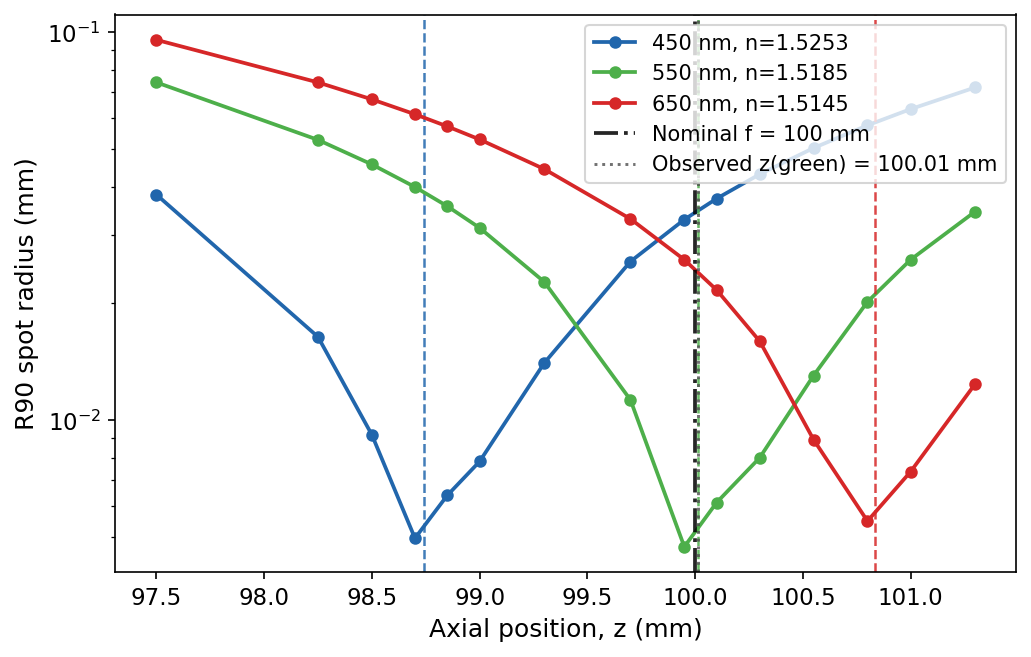

This figure's Python source:
"""
Figure 2d (v2) -- Axial chromatic aberration via wavelength-dependent refractive index.

Same simulation and verification as fig2d_chromatic_aberration.py; this version only
restyles the plot to match fig_paper_caustic: no gridlines, a thicker contrasting
nominal-f reference line, capitalized axis labels, and enlarged legend/tick/label text.

PyTissueOptics does not natively track wavelength on photons. For a steady-state
non-scattering experiment, a single wavelength is represented by running the
simulation with a fixed glass refractive index n(lambda). Re-running at three
Sellmeier-evaluated indices for Schott N-BK7 at 450, 550, 650 nm reveals axial
colour: the blue beam focuses at a shorter distance than the red beam.

Run:
    MPLBACKEND=Agg python fig2d_chromatic_aberration_v2.py
    FIG2D_N=200000 python fig2d_chromatic_aberration_v2.py    # quick check
"""
import os
import sys
from typing import List, Tuple

import numpy as np
import matplotlib.pyplot as plt

from pytissueoptics import (
    Cuboid,
    DirectionalSource,
    EnergyLogger,
    PointCloudStyle,
    ScatteringMaterial,
    ScatteringScene,
    SymmetricLens,
    Vector,
    Viewer,
    hardwareAccelerationIsAvailable,
)
from pytissueoptics.scene.solids import ThickLens
from pytissueoptics.rayscattering.energyLogging import PointCloudFactory

N_PHOTONS_DEFAULT = 1_000_000 if hardwareAccelerationIsAvailable() else 5_000
N_PHOTONS = int(os.environ.get("FIG2D_N", N_PHOTONS_DEFAULT))
SEED = int(os.environ.get("FIG2D_SEED", "42"))

LENS_F = 100.0
LENS_D = 25.4
LENS_T = 3.6
BEAM_D = 6.0
SCREEN_Z = np.array([97.5, 98.25, 98.5, 98.7, 98.85, 99.0, 99.3, 99.7,
                     99.95, 100.1, 100.3, 100.55, 100.8, 101.0, 101.3])
SCREEN_SIDE = 30.0
SCREEN_THICK = 0.05

# Enlarged text sizes (matched to fig_paper_caustic when both are placed at the same
# column width; this figure is physically wider, so the points are bumped accordingly).
LABEL_SIZE = 12
TICK_SIZE = 11
LEGEND_SIZE = 10


def bk7_sellmeier(lambda_um: float) -> float:
    """Schott N-BK7 Sellmeier coefficients (Schott datasheet), lambda in micrometres."""
    l2 = lambda_um ** 2
    n2 = (1.0
          + 1.03961212 * l2 / (l2 - 0.00600069867)
          + 0.231792344 * l2 / (l2 - 0.0200179144)
          + 1.01046945 * l2 / (l2 - 103.560653))
    return float(np.sqrt(n2))


WAVELENGTHS_NM = [450.0, 550.0, 650.0]
COLOURS = {450.0: "#2166ac", 550.0: "#4daf4a", 650.0: "#d62728"}
N_VALUES = {lam: bk7_sellmeier(lam / 1000.0) for lam in WAVELENGTHS_NM}

_REF_N = N_VALUES[550.0]
_p = np.sqrt(LENS_F * _REF_N * (LENS_F * _REF_N - LENS_T)) * (_REF_N - 1) / _REF_N
LENS_R = LENS_F * (_REF_N - 1) + _p


def run_for_index(n_value: float) -> Tuple[np.ndarray, List[str]]:
    glass = ScatteringMaterial(n=n_value)
    vacuum = ScatteringMaterial()

    lens = ThickLens(frontRadius=LENS_R, backRadius=-LENS_R, diameter=LENS_D,
                     thickness=LENS_T, material=glass, position=Vector(0, 0, 0))

    solids = [lens]
    screen_labels: List[str] = []
    for z in SCREEN_Z:
        label = f"Screen_z{z:.2f}"
        screen_labels.append(label)
        solids.append(Cuboid(a=SCREEN_SIDE, b=SCREEN_SIDE, c=SCREEN_THICK,
                             position=Vector(0, 0, z + SCREEN_THICK / 2),
                             material=vacuum, label=label))

    scene = ScatteringScene(solids)
    source = DirectionalSource(position=Vector(0, 0, -20), direction=Vector(0, 0, 1),
                                diameter=BEAM_D, N=N_PHOTONS, displaySize=5, seed=SEED)
    logger = EnergyLogger(scene)
    source.propagate(scene, logger, showProgress=False)

    r90 = np.full(len(SCREEN_Z), np.nan)
    factory = PointCloudFactory(logger)
    for iz, label in enumerate(screen_labels):
        pc = factory.getPointCloud(label, f"{label}_front")
        pts = pc.enteringSurfacePoints
        if pts is None or len(pts) == 0:
            continue
        weights = np.abs(pts[:, 0])
        radii = np.sqrt(pts[:, 1] ** 2 + pts[:, 2] ** 2)
        total = weights.sum()
        if total <= 0:
            continue
        order = np.argsort(radii)
        cum = np.cumsum(weights[order]) / total
        idx90 = int(np.searchsorted(cum, 0.90))
        idx90 = min(idx90, len(radii) - 1)
        r90[iz] = float(radii[order][idx90])
    return r90, screen_labels


def refine_best_focus(z_grid: np.ndarray, r90: np.ndarray) -> float:
    """Parabolic refinement around the argmin of R90(z) for sub-screen accuracy."""
    imin = int(np.nanargmin(r90))
    if imin == 0 or imin == len(z_grid) - 1:
        return float(z_grid[imin])
    z_lo, z_mid, z_hi = z_grid[imin - 1], z_grid[imin], z_grid[imin + 1]
    y_lo, y_mid, y_hi = r90[imin - 1], r90[imin], r90[imin + 1]
    denom = (y_lo - 2 * y_mid + y_hi)
    if denom == 0 or np.isnan(denom):
        return float(z_mid)
    shift = 0.5 * (y_lo - y_hi) / denom
    shift = max(min(shift, 1.0), -1.0)
    step = 0.5 * ((z_hi - z_lo))
    return float(z_mid + shift * step)


def main() -> int:
    print(f"[fig2d] N = {N_PHOTONS}, seed = {SEED}")
    for lam in WAVELENGTHS_NM:
        print(f"  lambda = {lam:.0f} nm  ->  n = {N_VALUES[lam]:.5f}")

    r90_per_lambda = {}
    for lam in WAVELENGTHS_NM:
        print(f"[fig2d] running lambda = {lam:.0f} nm (n = {N_VALUES[lam]:.5f})...", flush=True)
        r90, _ = run_for_index(N_VALUES[lam])
        r90_per_lambda[lam] = r90

    z_best = {lam: refine_best_focus(SCREEN_Z, r90_per_lambda[lam]) for lam in WAVELENGTHS_NM}

    z_green = z_best[550.0]
    n_center = N_VALUES[550.0]
    thin_lens_rel_shift = {
        lam: -z_green * (N_VALUES[lam] - n_center) / (n_center - 1.0)
        for lam in WAVELENGTHS_NM
    }

    print("\n" + "=" * 72)
    print("RESULTS")
    print("=" * 72)
    print(f"  {'lambda (nm)':<13} {'n':<10} {'z_best (mm)':<13} "
          f"{'Δz_meas (mm)':<15} {'Δz_thin-lens (mm)':<18}")
    print("  " + "-" * 70)
    for lam in WAVELENGTHS_NM:
        zm = z_best[lam]
        dz_meas = zm - z_green
        dz_pred = thin_lens_rel_shift[lam]
        print(f"  {lam:<13.0f} {N_VALUES[lam]:<10.5f} {zm:<13.3f} "
              f"{dz_meas:<+15.3f} {dz_pred:<+18.3f}")

    z_blue = z_best[450.0]
    z_red = z_best[650.0]
    measured_br_shift = z_red - z_blue
    predicted_br_shift = thin_lens_rel_shift[650.0] - thin_lens_rel_shift[450.0]

    print(f"\n  measured  z_red - z_blue = {measured_br_shift:+.3f} mm")
    print(f"  thin-lens z_red - z_blue = {predicted_br_shift:+.3f} mm "
          f"(using observed z_green = {z_green:.3f} mm as f)")

    results = []
    t1 = z_red > z_green > z_blue
    results.append(("normal dispersion: z_red > z_green > z_blue", t1,
                    f"z = ({z_blue:.3f}, {z_green:.3f}, {z_red:.3f}) mm"))
    ratio = measured_br_shift / predicted_br_shift if predicted_br_shift != 0 else float("nan")
    t2 = 0.5 < ratio < 2.0
    results.append(("total chromatic shift within factor 2 of thin-lens estimate", t2,
                    f"ratio = {ratio:.2f}"))
    t3 = measured_br_shift > 0
    results.append(("positive axial chromatic shift (blue focuses shorter)", t3,
                    f"shift = {measured_br_shift:+.3f} mm"))

    print()
    for name, ok, detail in results:
        print(f"  [{'PASS' if ok else 'FAIL'}] {name}  -- {detail}")

    all_pass = all(ok for _, ok, _ in results)
    print("\n" + "=" * 72)
    print("ALL TESTS PASSED" if all_pass else "SOME TESTS FAILED")
    print("=" * 72)

    # ---- Plot (restyled) ----
    fig, ax = plt.subplots(figsize=(7.0, 4.5))
    for lam in WAVELENGTHS_NM:
        ax.plot(SCREEN_Z, r90_per_lambda[lam], "o-", ms=5, lw=1.8,
                color=COLOURS[lam],
                label=f"{lam:.0f} nm, n={N_VALUES[lam]:.4f}")
        ax.axvline(z_best[lam], color=COLOURS[lam], ls="--", lw=1.2, alpha=0.85)
    # Nominal f: thick black dash-dot so it contrasts with the coloured dashed
    # best-focus lines (different colour AND dash pattern).
    ax.axvline(LENS_F, color="black", ls="-.", lw=1.8, alpha=0.85,
               label=f"Nominal f = {LENS_F:.0f} mm")
    ax.axvline(z_green, color="0.3", ls=":", lw=1.4, alpha=0.8,
               label=f"Observed z(green) = {z_green:.2f} mm")
    ax.set_xlabel("Axial position, z (mm)", fontsize=LABEL_SIZE)
    ax.set_ylabel("R90 spot radius (mm)", fontsize=LABEL_SIZE)
    ax.set_yscale("log")
    ax.tick_params(axis="both", which="both", labelsize=TICK_SIZE)
    ax.grid(False)
    ax.legend(fontsize=LEGEND_SIZE, loc="upper right")
    fig.tight_layout()

    out_dir = os.environ.get("FIG2D_OUT_DIR", os.path.dirname(os.path.abspath(__file__)))
    os.makedirs(out_dir, exist_ok=True)
    out_pdf = os.path.join(out_dir, "fig2d_chromatic_aberration_v2.pdf")
    out_png = os.path.join(out_dir, "fig2d_chromatic_aberration_v2.png")
    fig.savefig(out_pdf, dpi=200, bbox_inches="tight")
    fig.savefig(out_png, dpi=150, bbox_inches="tight")
    print(f"\n[save] {out_pdf}")
    print(f"[save] {out_png}")

    if os.environ.get("FIG2D_SHOW_3D"):
        _show_3d_visualization()

    return 0 if all_pass else 1


def _show_3d_visualization():
    """Interactive 3D view for the central wavelength. Needs a Mayavi display."""
    N_3D = int(os.environ.get("FIG2D_N_3D", "20000"))
    lam = float(os.environ.get("FIG2D_3D_LAMBDA", "550"))
    n_value = N_VALUES.get(lam, bk7_sellmeier(lam / 1000.0))

    glass = ScatteringMaterial(n=n_value)
    vacuum = ScatteringMaterial()

    lens = ThickLens(frontRadius=LENS_R, backRadius=-LENS_R, diameter=LENS_D,
                     thickness=LENS_T, material=glass, position=Vector(0, 0, 0))
    screens = []
    for z in [95.0, 98.0, 99.0, 100.0, 101.0, 105.0]:
        screens.append(Cuboid(a=SCREEN_SIDE, b=SCREEN_SIDE, c=SCREEN_THICK,
                              position=Vector(0, 0, z + SCREEN_THICK / 2),
                              material=vacuum, label=f"screen_{z:.1f}"))

    scene = ScatteringScene([lens, *screens])
    source = DirectionalSource(position=Vector(0, 0, -20), direction=Vector(0, 0, 1),
                                diameter=BEAM_D, N=N_3D, displaySize=5, seed=SEED)

    print(f"\n[3D] Launching {N_3D} photons at lambda = {lam} nm (n = {n_value:.5f}) ...")
    scene.show(source=source)
    logger = EnergyLogger(scene)
    source.propagate(scene, logger)

    viewer = Viewer(scene, source, logger)
    viewer.show3D(pointCloudStyle=PointCloudStyle(showSolidPoints=False))


if __name__ == "__main__":
    sys.exit(main())
